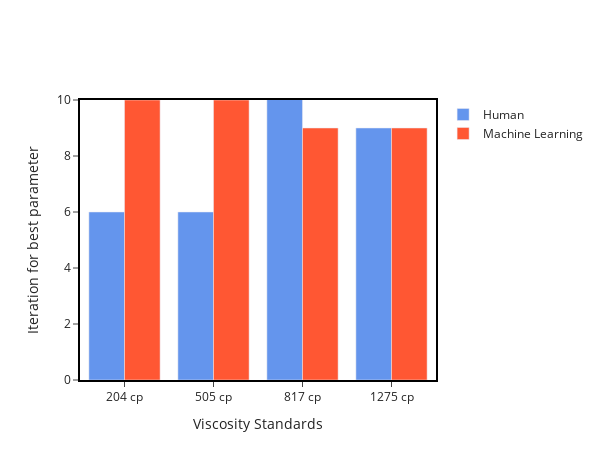

This figure's notebook cell:
### Code cell
plotting('Iteration for best parameter')

### Figure 1 — Plotly figure (JSON) as saved in the notebook; plotly's stock layout.template omitted (floating-point values rounded to 4 significant figures)
{"data": [{"marker": {"color": "#6495ED"}, "name": "Human", "type": "bar", "x": ["204 cp", "505 cp", "817 cp", "1275 cp"], "y": [6, 6, 15, 9]}, {"marker": {"color": "#FF5733"}, "name": "Machine Learning", "type": "bar", "x": ["204 cp", "505 cp", "817 cp", "1275 cp"], "y": [10, 10, 9, 9]}], "layout": {"height": 460, "paper_bgcolor": "rgba(0,0,0,0)", "plot_bgcolor": "rgba(0, 0, 0, 0)", "width": 600, "xaxis": {"linecolor": "black", "linewidth": 2, "mirror": true, "showgrid": false, "showline": true, "ticks": "outside", "title": {"text": "Viscosity Standards"}}, "yaxis": {"linecolor": "black", "linewidth": 2, "mirror": true, "range": [0, 10], "showgrid": false, "showline": true, "ticks": "outside", "title": {"text": "Iteration for best parameter"}}}}
